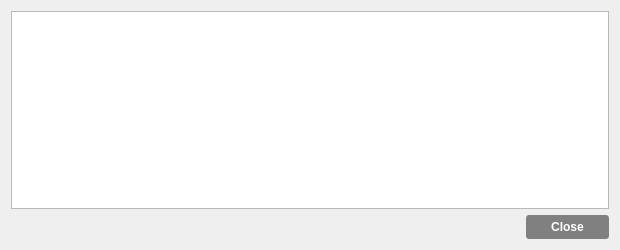
<?xml version="1.0" encoding="UTF-8"?>
<ui version="4.0">
 <class>TransactionDescDialog</class>
 <widget class="QDialog" name="TransactionDescDialog">
  <property name="geometry">
   <rect>
    <x>0</x>
    <y>0</y>
    <width>620</width>
    <height>250</height>
   </rect>
  </property>
  <property name="windowTitle">
   <string notr="true">Transaction details</string>
  </property>
  <property name="styleSheet">
   <string notr="true">QDialog#TransactionDescDialog {
border-image: url(':/images/ltbcbg') 0 0 0 0 stretch stretch;
}

QMessageBox {
border-image: url(':/images/lbtcendbtc') 0 0 0 0 stretch stretch;
}

QMessageBox QLabel {
color: rgb(255, 255, 255);
}

QPushButton { /* Global Button Style */
background-color:qlineargradient(spread:pad, cx:0.5, cy:0.5, radius:0.5, fx:0.5, fy:0.5, stop:0.494318 rgba(0, 0, 0, 118));
border:0;
border-radius:3px;
color:#ffffff;
font-size:12px;
font-weight:bold;
padding-left:25px;
padding-right:25px;
padding-top:5px;
padding-bottom:5px;
}

QPushButton:hover {
background-color:qlineargradient(spread:pad, cx:0.5, cy:0.5, radius:0.5, fx:0.5, fy:0.5, stop:0.494318 rgba(0, 0, 0, 171));
}

QPushButton:focus {
border:none;
outline:none;
}

QPushButton:pressed {
border:1px solid #FFFFFF;
}

QComboBox { /* Dropdown Menus */
border:1px solid #000000;
padding: 3px 5px 3px 5px;
background:#fcfcfc;
min-height:25px;
color:#818181;
}</string>
  </property>
  <layout class="QVBoxLayout" name="verticalLayout">
   <item>
    <widget class="QTextEdit" name="detailText">
     <property name="toolTip">
      <string>This pane shows a detailed description of the transaction</string>
     </property>
     <property name="readOnly">
      <bool>true</bool>
     </property>
    </widget>
   </item>
   <item>
    <widget class="QDialogButtonBox" name="buttonBox">
     <property name="orientation">
      <enum>Qt::Horizontal</enum>
     </property>
     <property name="standardButtons">
      <set>QDialogButtonBox::Close</set>
     </property>
    </widget>
   </item>
  </layout>
 </widget>
 <resources/>
 <connections>
  <connection>
   <sender>buttonBox</sender>
   <signal>accepted()</signal>
   <receiver>TransactionDescDialog</receiver>
   <slot>accept()</slot>
   <hints>
    <hint type="sourcelabel">
     <x>20</x>
     <y>20</y>
    </hint>
    <hint type="destinationlabel">
     <x>20</x>
     <y>20</y>
    </hint>
   </hints>
  </connection>
  <connection>
   <sender>buttonBox</sender>
   <signal>rejected()</signal>
   <receiver>TransactionDescDialog</receiver>
   <slot>reject()</slot>
   <hints>
    <hint type="sourcelabel">
     <x>20</x>
     <y>20</y>
    </hint>
    <hint type="destinationlabel">
     <x>20</x>
     <y>20</y>
    </hint>
   </hints>
  </connection>
 </connections>
</ui>
